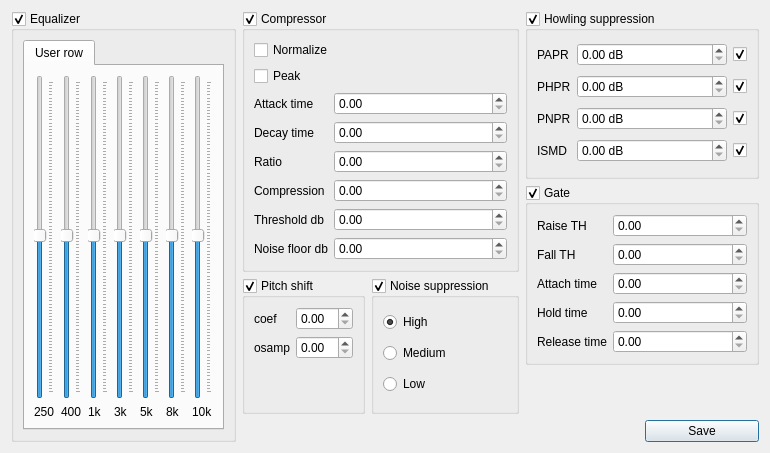
<?xml version="1.0" encoding="UTF-8"?>
<ui version="4.0">
 <class>DebugDialog</class>
 <widget class="QDialog" name="DebugDialog">
  <property name="geometry">
   <rect>
    <x>0</x>
    <y>0</y>
    <width>739</width>
    <height>420</height>
   </rect>
  </property>
  <property name="windowTitle">
   <string>Dialog</string>
  </property>
  <layout class="QGridLayout" name="gridLayout">
   <item row="5" column="5">
    <widget class="QPushButton" name="saveButton">
     <property name="text">
      <string>Save</string>
     </property>
    </widget>
   </item>
   <item row="0" column="1" rowspan="6">
    <widget class="QGroupBox" name="eqBox">
     <property name="title">
      <string>Equalizer</string>
     </property>
     <property name="checkable">
      <bool>true</bool>
     </property>
     <layout class="QVBoxLayout" name="verticalLayout">
      <item>
       <widget class="QTabWidget" name="tabWidget">
        <property name="currentIndex">
         <number>0</number>
        </property>
        <widget class="QWidget" name="tab_2">
         <attribute name="title">
          <string>User row</string>
         </attribute>
         <layout class="QGridLayout" name="gridLayout_4">
          <item row="3" column="6">
           <widget class="QLabel" name="label_12">
            <property name="text">
             <string>5k </string>
            </property>
           </widget>
          </item>
          <item row="3" column="5">
           <widget class="QLabel" name="label_11">
            <property name="text">
             <string>3k </string>
            </property>
           </widget>
          </item>
          <item row="2" column="7">
           <widget class="QSlider" name="verticalSlider_6">
            <property name="value">
             <number>50</number>
            </property>
            <property name="orientation">
             <enum>Qt::Vertical</enum>
            </property>
            <property name="tickPosition">
             <enum>QSlider::TicksBelow</enum>
            </property>
           </widget>
          </item>
          <item row="2" column="5">
           <widget class="QSlider" name="verticalSlider_4">
            <property name="value">
             <number>50</number>
            </property>
            <property name="orientation">
             <enum>Qt::Vertical</enum>
            </property>
            <property name="tickPosition">
             <enum>QSlider::TicksBelow</enum>
            </property>
           </widget>
          </item>
          <item row="2" column="4">
           <widget class="QSlider" name="verticalSlider_3">
            <property name="value">
             <number>50</number>
            </property>
            <property name="orientation">
             <enum>Qt::Vertical</enum>
            </property>
            <property name="tickPosition">
             <enum>QSlider::TicksBelow</enum>
            </property>
           </widget>
          </item>
          <item row="2" column="3">
           <widget class="QSlider" name="verticalSlider_2">
            <property name="value">
             <number>50</number>
            </property>
            <property name="orientation">
             <enum>Qt::Vertical</enum>
            </property>
            <property name="tickPosition">
             <enum>QSlider::TicksBelow</enum>
            </property>
           </widget>
          </item>
          <item row="3" column="4">
           <widget class="QLabel" name="label_10">
            <property name="text">
             <string>1k </string>
            </property>
           </widget>
          </item>
          <item row="2" column="6">
           <widget class="QSlider" name="verticalSlider_5">
            <property name="value">
             <number>50</number>
            </property>
            <property name="orientation">
             <enum>Qt::Vertical</enum>
            </property>
            <property name="tickPosition">
             <enum>QSlider::TicksBelow</enum>
            </property>
           </widget>
          </item>
          <item row="2" column="2">
           <widget class="QSlider" name="verticalSlider">
            <property name="value">
             <number>50</number>
            </property>
            <property name="orientation">
             <enum>Qt::Vertical</enum>
            </property>
            <property name="tickPosition">
             <enum>QSlider::TicksBelow</enum>
            </property>
           </widget>
          </item>
          <item row="3" column="3">
           <widget class="QLabel" name="label_9">
            <property name="text">
             <string>400</string>
            </property>
           </widget>
          </item>
          <item row="3" column="2">
           <widget class="QLabel" name="label_8">
            <property name="text">
             <string>250</string>
            </property>
           </widget>
          </item>
          <item row="3" column="7">
           <widget class="QLabel" name="label_13">
            <property name="text">
             <string>8k</string>
            </property>
           </widget>
          </item>
          <item row="2" column="8">
           <widget class="QSlider" name="verticalSlider_7">
            <property name="value">
             <number>50</number>
            </property>
            <property name="orientation">
             <enum>Qt::Vertical</enum>
            </property>
            <property name="tickPosition">
             <enum>QSlider::TicksBelow</enum>
            </property>
           </widget>
          </item>
          <item row="3" column="8">
           <widget class="QLabel" name="label_14">
            <property name="text">
             <string>10k</string>
            </property>
           </widget>
          </item>
         </layout>
        </widget>
       </widget>
      </item>
     </layout>
    </widget>
   </item>
   <item row="0" column="4" rowspan="2" colspan="2">
    <widget class="QGroupBox" name="hsBox">
     <property name="title">
      <string>Howling suppression</string>
     </property>
     <property name="checkable">
      <bool>true</bool>
     </property>
     <layout class="QGridLayout" name="gridLayout_2">
      <item row="2" column="0">
       <widget class="QLabel" name="label_2">
        <property name="text">
         <string>PHPR</string>
        </property>
       </widget>
      </item>
      <item row="3" column="0">
       <widget class="QLabel" name="label_3">
        <property name="text">
         <string>PNPR</string>
        </property>
       </widget>
      </item>
      <item row="3" column="2">
       <widget class="QCheckBox" name="pnprEnabled">
        <property name="text">
         <string/>
        </property>
        <property name="checked">
         <bool>true</bool>
        </property>
       </widget>
      </item>
      <item row="0" column="1">
       <widget class="QDoubleSpinBox" name="paprSpin">
        <property name="minimumSize">
         <size>
          <width>150</width>
          <height>0</height>
         </size>
        </property>
        <property name="prefix">
         <string/>
        </property>
        <property name="suffix">
         <string> dB</string>
        </property>
        <property name="decimals">
         <number>2</number>
        </property>
       </widget>
      </item>
      <item row="0" column="0">
       <widget class="QLabel" name="label">
        <property name="text">
         <string>PAPR</string>
        </property>
       </widget>
      </item>
      <item row="0" column="2">
       <widget class="QCheckBox" name="paprEnabled">
        <property name="text">
         <string/>
        </property>
        <property name="checked">
         <bool>true</bool>
        </property>
       </widget>
      </item>
      <item row="4" column="0">
       <widget class="QLabel" name="label_4">
        <property name="text">
         <string>ISMD</string>
        </property>
       </widget>
      </item>
      <item row="2" column="1">
       <widget class="QDoubleSpinBox" name="phprSpin">
        <property name="minimumSize">
         <size>
          <width>150</width>
          <height>0</height>
         </size>
        </property>
        <property name="prefix">
         <string/>
        </property>
        <property name="suffix">
         <string> dB</string>
        </property>
        <property name="decimals">
         <number>2</number>
        </property>
       </widget>
      </item>
      <item row="3" column="1">
       <widget class="QDoubleSpinBox" name="pnprSpin">
        <property name="minimumSize">
         <size>
          <width>150</width>
          <height>0</height>
         </size>
        </property>
        <property name="prefix">
         <string/>
        </property>
        <property name="suffix">
         <string> dB</string>
        </property>
        <property name="decimals">
         <number>2</number>
        </property>
       </widget>
      </item>
      <item row="4" column="2">
       <widget class="QCheckBox" name="ismdEnabled">
        <property name="text">
         <string/>
        </property>
        <property name="checked">
         <bool>true</bool>
        </property>
       </widget>
      </item>
      <item row="4" column="1">
       <widget class="QDoubleSpinBox" name="ismdSpin">
        <property name="minimumSize">
         <size>
          <width>150</width>
          <height>0</height>
         </size>
        </property>
        <property name="prefix">
         <string/>
        </property>
        <property name="suffix">
         <string> dB</string>
        </property>
        <property name="decimals">
         <number>2</number>
        </property>
       </widget>
      </item>
      <item row="2" column="2">
       <widget class="QCheckBox" name="phprEnabled">
        <property name="text">
         <string/>
        </property>
        <property name="checked">
         <bool>true</bool>
        </property>
       </widget>
      </item>
     </layout>
    </widget>
   </item>
   <item row="3" column="2" rowspan="2">
    <widget class="QGroupBox" name="psBox">
     <property name="title">
      <string>Pitch shift</string>
     </property>
     <property name="checkable">
      <bool>true</bool>
     </property>
     <layout class="QFormLayout" name="formLayout">
      <item row="0" column="0">
       <widget class="QLabel" name="label_5">
        <property name="text">
         <string>coef</string>
        </property>
       </widget>
      </item>
      <item row="1" column="0">
       <widget class="QLabel" name="label_6">
        <property name="text">
         <string>osamp</string>
        </property>
       </widget>
      </item>
      <item row="0" column="1">
       <widget class="QDoubleSpinBox" name="psCoef"/>
      </item>
      <item row="1" column="1">
       <widget class="QDoubleSpinBox" name="psOsamp"/>
      </item>
     </layout>
    </widget>
   </item>
   <item row="2" column="4" rowspan="2" colspan="2">
    <widget class="QGroupBox" name="gateBox">
     <property name="title">
      <string>Gate</string>
     </property>
     <property name="checkable">
      <bool>true</bool>
     </property>
     <layout class="QFormLayout" name="formLayout_2">
      <item row="0" column="1">
       <widget class="QDoubleSpinBox" name="raiseSpinBox"/>
      </item>
      <item row="0" column="0">
       <widget class="QLabel" name="label_7">
        <property name="text">
         <string>Raise TH</string>
        </property>
       </widget>
      </item>
      <item row="1" column="1">
       <widget class="QDoubleSpinBox" name="fallSpinBox"/>
      </item>
      <item row="2" column="1">
       <widget class="QDoubleSpinBox" name="attackSpinBox"/>
      </item>
      <item row="3" column="1">
       <widget class="QDoubleSpinBox" name="holdSpinBox"/>
      </item>
      <item row="4" column="1">
       <widget class="QDoubleSpinBox" name="releaseSpinBox"/>
      </item>
      <item row="1" column="0">
       <widget class="QLabel" name="label_15">
        <property name="text">
         <string>Fall TH</string>
        </property>
       </widget>
      </item>
      <item row="2" column="0">
       <widget class="QLabel" name="label_16">
        <property name="text">
         <string>Attach time</string>
        </property>
       </widget>
      </item>
      <item row="3" column="0">
       <widget class="QLabel" name="label_17">
        <property name="text">
         <string>Hold time</string>
        </property>
       </widget>
      </item>
      <item row="4" column="0">
       <widget class="QLabel" name="label_18">
        <property name="text">
         <string>Release time</string>
        </property>
       </widget>
      </item>
     </layout>
    </widget>
   </item>
   <item row="3" column="3" rowspan="2">
    <widget class="QGroupBox" name="nsBox">
     <property name="title">
      <string>Noise suppression</string>
     </property>
     <property name="checkable">
      <bool>true</bool>
     </property>
     <layout class="QVBoxLayout" name="verticalLayout_2">
      <item>
       <widget class="QRadioButton" name="highRadioButton">
        <property name="text">
         <string>High</string>
        </property>
        <property name="checked">
         <bool>true</bool>
        </property>
       </widget>
      </item>
      <item>
       <widget class="QRadioButton" name="mediumRadioButton">
        <property name="text">
         <string>Medium</string>
        </property>
       </widget>
      </item>
      <item>
       <widget class="QRadioButton" name="lowRadioButton">
        <property name="text">
         <string>Low</string>
        </property>
       </widget>
      </item>
     </layout>
    </widget>
   </item>
   <item row="0" column="2" rowspan="3" colspan="2">
    <widget class="QGroupBox" name="compressorBox">
     <property name="title">
      <string>Compressor</string>
     </property>
     <property name="checkable">
      <bool>true</bool>
     </property>
     <layout class="QFormLayout" name="formLayout_3">
      <item row="0" column="0" colspan="2">
       <widget class="QCheckBox" name="normalizeCheckBox">
        <property name="text">
         <string>Normalize</string>
        </property>
       </widget>
      </item>
      <item row="4" column="0">
       <widget class="QLabel" name="label_19">
        <property name="text">
         <string>Attack time</string>
        </property>
       </widget>
      </item>
      <item row="4" column="1">
       <widget class="QDoubleSpinBox" name="cAttackSpinBox"/>
      </item>
      <item row="5" column="1">
       <widget class="QDoubleSpinBox" name="cDecaySpinBox"/>
      </item>
      <item row="5" column="0">
       <widget class="QLabel" name="label_20">
        <property name="text">
         <string>Decay time</string>
        </property>
       </widget>
      </item>
      <item row="6" column="1">
       <widget class="QDoubleSpinBox" name="cRatioSpinBox"/>
      </item>
      <item row="6" column="0">
       <widget class="QLabel" name="label_22">
        <property name="text">
         <string>Ratio</string>
        </property>
       </widget>
      </item>
      <item row="7" column="0">
       <widget class="QLabel" name="label_21">
        <property name="text">
         <string>Compression</string>
        </property>
       </widget>
      </item>
      <item row="7" column="1">
       <widget class="QDoubleSpinBox" name="cCompressionSpinBox"/>
      </item>
      <item row="8" column="1">
       <widget class="QDoubleSpinBox" name="cThresholdSpinBox"/>
      </item>
      <item row="8" column="0">
       <widget class="QLabel" name="label_23">
        <property name="text">
         <string>Threshold db</string>
        </property>
       </widget>
      </item>
      <item row="9" column="0">
       <widget class="QLabel" name="label_24">
        <property name="text">
         <string>Noise floor db</string>
        </property>
       </widget>
      </item>
      <item row="9" column="1">
       <widget class="QDoubleSpinBox" name="cNoiseSpinBox"/>
      </item>
      <item row="1" column="0" colspan="2">
       <widget class="QCheckBox" name="peakCheckBox">
        <property name="text">
         <string>Peak</string>
        </property>
       </widget>
      </item>
     </layout>
    </widget>
   </item>
  </layout>
 </widget>
 <resources/>
 <connections/>
</ui>
